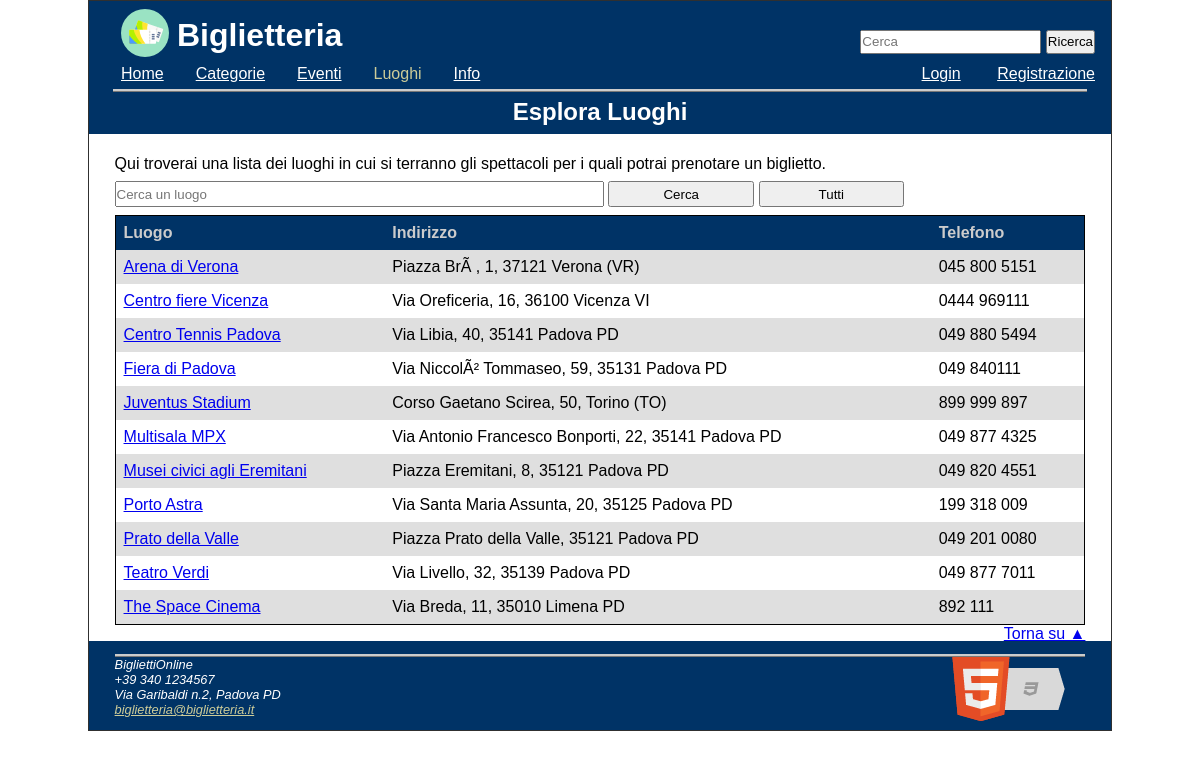
The page /php/luoghi.php on the database its author committed.
### tables this page shows
CREATE TABLE `luoghi` (
  `id` int(11) NOT NULL,
  `nome` char(50) NOT NULL,
  `indirizzo` longtext,
  `telefono` char(40) DEFAULT NULL
);

### php/luoghi.php (the view, shortened to what this page needs)
<!DOCTYPE html>
<?php
  require_once('php/config.php');
  require_once('php/printTemplate.php');
?>
<html lang="it" >
<head>
  <?= printHead('Luoghi'); ?>
</head>
<body>
  <header>
    <?= printHeader(); ?>
  </header>
  <nav id="nav" class="Off">
    <?= printNavBar("luoghi.php"); ?>
  </nav>
  <div id="corpo" onclick="menuOff()">
      <div class="title"><h2>Esplora Luoghi</h2></div>
      <div class="content">
          <p>
              Qui troverai una lista dei luoghi in cui si terranno gli spettacoli per i quali potrai prenotare un biglietto.
          </p>
          <?php
          $sql = "SELECT *
          FROM luoghi
          WHERE true ";
          $sql.=" ORDER BY luoghi.nome ";
          $luoghi=select($sql);
          ?>
          <div class="tableResponsive">
            <table aria-label="Tabella contenente tutti i luoghi registrati sul nostro sito" title="La seguente tabella contiene tutti i luoghi registrati sul nostro sito presso cui sono organizzati spettacoli">
              <thead>
              <tr>
                  <th scope="col" >Luogo</th>
                  <th scope="col" >Indirizzo</th>
                  <th scope="col" >Telefono</th>
              </tr>
              </thead>
              <tbody>
              <?php
              foreach($luoghi as $l){
                  echo "<tr>";
                  echo "<td><a title=\"Vai al luogo ".$l['nome']."\" href='luogo_scheda.php?luogo_id=".$l['id']."'>".$l['nome'];
                  echo "</a></td>";
                  echo "<td>".$l['indirizzo'];
                  echo "</td>";
                  echo "<td>".$l['telefono'];
                  echo "</td>";
              }
              ?>
              </tbody>
          </table> </div>
          <a href="#" class="rightLink">Torna su &#9650;</a>
      </div>
  </div>
  <footer>
    <?= printFooter(); ?>
  </footer>
</body>
</html>

### php/css/screen.css (style rules this page uses)
* { padding: 0; margin: 0; }
header { background-color: #003366; color: #ffffff; width:100%; height: 4em; }
nav { background-color: #003366; color: #ffffff; width:100%; height: 1.5em; }
html, body { max-width: 1024px; margin: auto; font-family: Verdana,Arial,Helvetica,sans-serif; font-size:100%; }
body { border: 1px solid #303030; }
a:link { color: #0000EE; }
.tableResponsive { overflow-x: auto; }
table { width: 100%; background-color: #dfdfdf; border: solid 1px #000000; border-collapse: collapse; }
thead { background-color: #003366; color: #cccccc; text-align: left; }
tr:nth-child(even) { background-color: #eeeeee; }
tr:nth-child(even) { background-color: #ffffff; }
th, td { padding: 0.5em; }
td { vertical-align: bottom; }
.title { background-color: #003366; padding-bottom: 0.5em; }
.title h1, .title h2, .title h3 { color: #ffffff; padding-top: 6px; text-align: center; border-top: 3px ridge #CCCCCC; margin-left: 1em; margin-right: 1em; }
.content { width: 95%; margin: auto; display: block; padding-bottom: 1em; padding-top: 1em; }
.rightLink { float:right; }
#corpo { background-color: #ffffff; }
#corpo p { margin-top: 0.3em; margin-bottom: 0.3em; }
footer { background-color: #003366; color: #ffffff; font-size: 0.8em; padding: 1em; }

### php/css/mobile.css (style rules this page uses)
* { padding: 0; margin: 0; }
header { background-color: #003366; color: #ffffff; width:100%; position: fixed; top: 0; height: 4em; min-width: 375px; padding-bottom: 2em; }
nav { background-color: #003366; border : 0.1em solid; border-color: #000000; color: #ffffff; position: fixed; top: 3.5em; padding-bottom: 18em; width: 50%; margin-left: 50%; min-width: 14em; z-index: 10; }
.Off { display: none; }
html, body { max-width: 1024px; min-width: 375px; margin: auto; font-family: Verdana,Arial,Helvetica,sans-serif; font-size:100%; }
body { border: 1px solid #303030; padding-top: 3.9em; }
a:link { color: #0000EE; }
.tableResponsive { overflow-x: auto; }
table { width: 100%; background-color: #dfdfdf; border: solid 1px #000000; border-collapse: collapse; }
thead { background-color: #003366; color: #cccccc; text-align: left; }
tr:nth-child(even) { background-color: #dfdfdf; }
tr:nth-child(even) { background-color: #ffffff; }
th, td { padding: 0.5em; }
td { vertical-align: bottom; }
.rightLink { float:right; }
.title { background-color: #003366; padding-top: 0.1em; padding-bottom: 0.5em; margin-top: 2em; }
.title h1, .title h2, .title h3 { color: #ffffff; padding-top: 6px; text-align: center; border-top: 3px ridge #CCCCCC; margin-left: 1em; margin-right: 1em; }
.content { width: 95%; margin: auto; display: block; padding-bottom: 1em; padding-top: 1em; }
#corpo { background-color: #ffffff; }
#corpo p { margin-top: 0.3em; margin-bottom: 0.3em; }
footer { background-color: #003366; color: #ffffff; font-size: 0.8em; padding: 1em; }

### php/css/print.css (style rules this page uses)
* { background-color: transparent; color:#000000; }
header, nav, input { display: none }

### rows shown on the page
luoghi: nome "Arena di Verona", indirizzo "Piazza BrÃ , 1, 37121 Verona (VR)", telefono "045 800 5151"
luoghi: nome "Centro fiere Vicenza", indirizzo "Via Oreficeria, 16, 36100 Vicenza VI", telefono "0444 969111"
luoghi: nome "Centro Tennis Padova", indirizzo "Via Libia, 40, 35141 Padova PD", telefono "049 880 5494"
luoghi: nome "Fiera di Padova", indirizzo "Via NiccolÃ² Tommaseo, 59, 35131 Padova PD", telefono "049 840111"
luoghi: nome "Juventus Stadium", indirizzo "Corso Gaetano Scirea, 50, Torino (TO)", telefono "899 999 897"
luoghi: nome "Multisala MPX", indirizzo "Via Antonio Francesco Bonporti, 22, 35141 Padova PD", telefono "049 877 4325"
luoghi: nome "Musei civici agli Eremitani", indirizzo "Piazza Eremitani, 8, 35121 Padova PD", telefono "049 820 4551"
luoghi: nome "Porto Astra", indirizzo "Via Santa Maria Assunta, 20, 35125 Padova PD", telefono "199 318 009"
luoghi: nome "Prato della Valle", indirizzo "Piazza Prato della Valle, 35121 Padova PD", telefono "049 201 0080"
luoghi: nome "Teatro Verdi", indirizzo "Via Livello, 32, 35139 Padova PD", telefono "049 877 7011"
luoghi: nome "The Space Cinema", indirizzo "Via Breda, 11, 35010 Limena PD", telefono "892 111"
